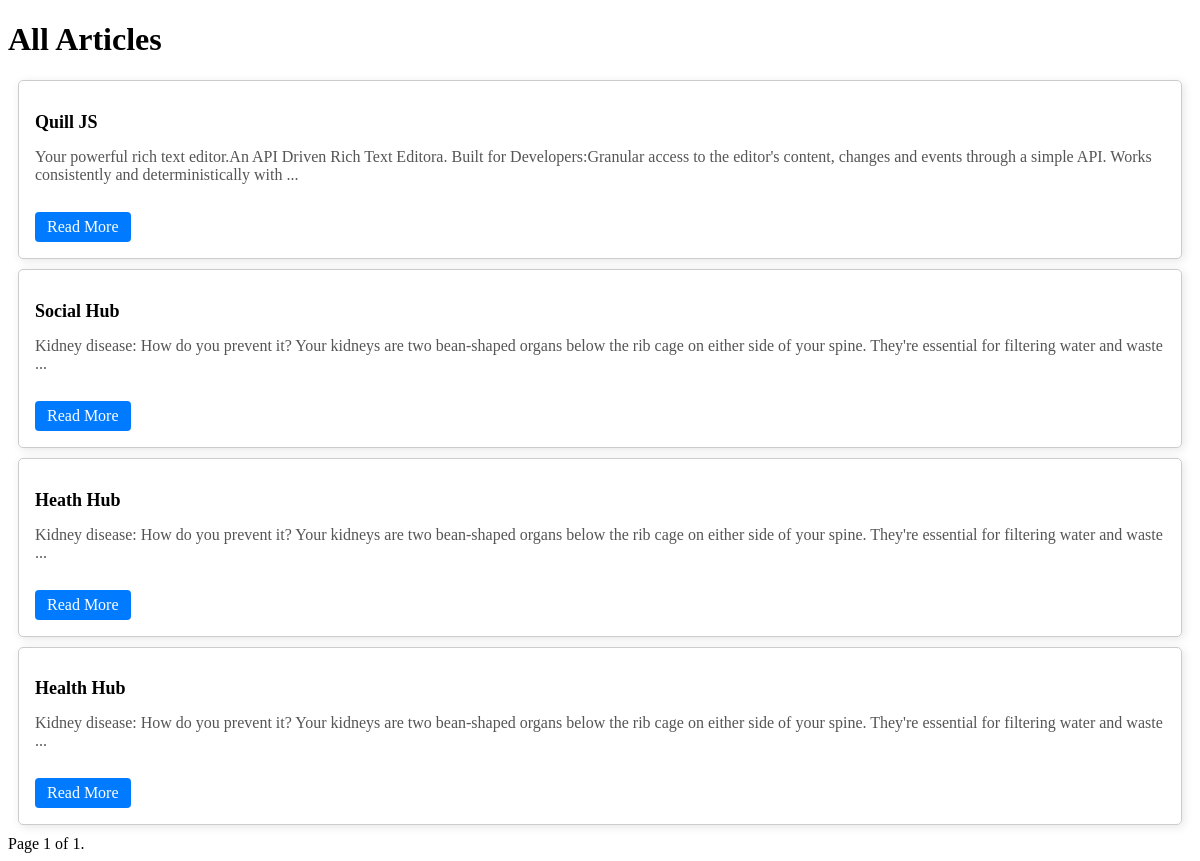
Screenshot of /articles/all_articles/ with the database file from the repository.
### article_writing/models.py (models this page shows, shortened)
class Article(models.Model):
    STATUS_CHOICES = [
        ('draft', 'Draft'),
        ('pending', 'Pending Approval'),
        ('approved', 'Approved'),
    ]
    doctor = models.ForeignKey(User, on_delete=models.CASCADE, related_name="articles")
    title = models.CharField(max_length=200)
    content = models.TextField()  # Use this for HTML content created by Quill.js
    created_at = models.DateTimeField(auto_now_add=True)
    updated_at = models.DateTimeField(auto_now=True)
    status = models.CharField(max_length=20, choices=STATUS_CHOICES, default='draft')

### article_writing/views.py (the view)
# urls.py: path('all_articles/', views.all_articles, name='all_articles'),
def all_articles(request):
    articles = Article.objects.filter(status="approved").order_by('-created_at')
    for article in articles:
        article.truncated_content = truncate_content(strip_tags(article.content), 30)
    paginator = Paginator(articles, 10)  # 10 articles per page
    page_number = request.GET.get('page')
    page_obj = paginator.get_page(page_number)
    return render(request, 'article_writing/all_articles.html', {'page_obj': page_obj})

### article_writing/views.py (called while the page is built)
def truncate_content(content, word_limit):
    words = content.split()
    if len(words) > word_limit:
        return " ".join(words[:word_limit]) + " ..."
    return content

### templates/article_writing/all_articles.html (shortened to what this page needs)
<!DOCTYPE html>
<html lang="en">
<head>
</head>
<body>
    <h1>All Articles</h1>
    <div>
        {% for article in page_obj %}
        <div class="card">
            <h2 class="card-title">{{ article.title }}</h2>
            <p class="card-description">
                {{ article.truncated_content }}
            </p>
            <a href="{% url 'article_detail' article.id %}" class="read-more">Read More</a>
        </div>
        {% empty %}
        <p>No articles are available at the moment.</p>
        {% endfor %}
    </div>
    <div>
        <span class="step-links">
            <span class="current">
                Page {{ page_obj.number }} of {{ page_obj.paginator.num_pages }}.
            </span>
        </span>
    </div>
</body>
</html>

### templates/article_writing/all_articles.html (style rules this page uses)
.card { border: 1px solid #ccc; border-radius: 5px; padding: 16px; margin: 10px; box-shadow: 2px 2px 10px rgba(0, 0, 0, 0.1); transition: transform 0.2s ease-in-out; }
.card-title { font-size: 18px; font-weight: bold; }
.card-description { margin-top: 8px; color: #555; }
.read-more { display: inline-block; margin-top: 12px; padding: 6px 12px; background-color: #007bff; color: white; text-decoration: none; border-radius: 4px; }

### rows the page displays
Article: title "Quill JS", truncated_content "Your powerful rich text editor.An API Driven Rich Text Editora. Built for Developers:Granular access to the editor's content, changes and events through a simple API. Works consistently and deterministically with ..."
Article: title "Social Hub", truncated_content "Kidney disease: How do you prevent it? Your kidneys are two bean-shaped organs below the rib cage on either side of your spine. They're essential for filtering water and waste ..."
Article: title "Heath Hub", truncated_content "Kidney disease: How do you prevent it? Your kidneys are two bean-shaped organs below the rib cage on either side of your spine. They're essential for filtering water and waste ..."
Article: title "Health Hub", truncated_content "Kidney disease: How do you prevent it? Your kidneys are two bean-shaped organs below the rib cage on either side of your spine. They're essential for filtering water and waste ..."

### other values shown
{{ page_obj.number }} "1"
{{ page_obj.paginator.num_pages }} "1"
